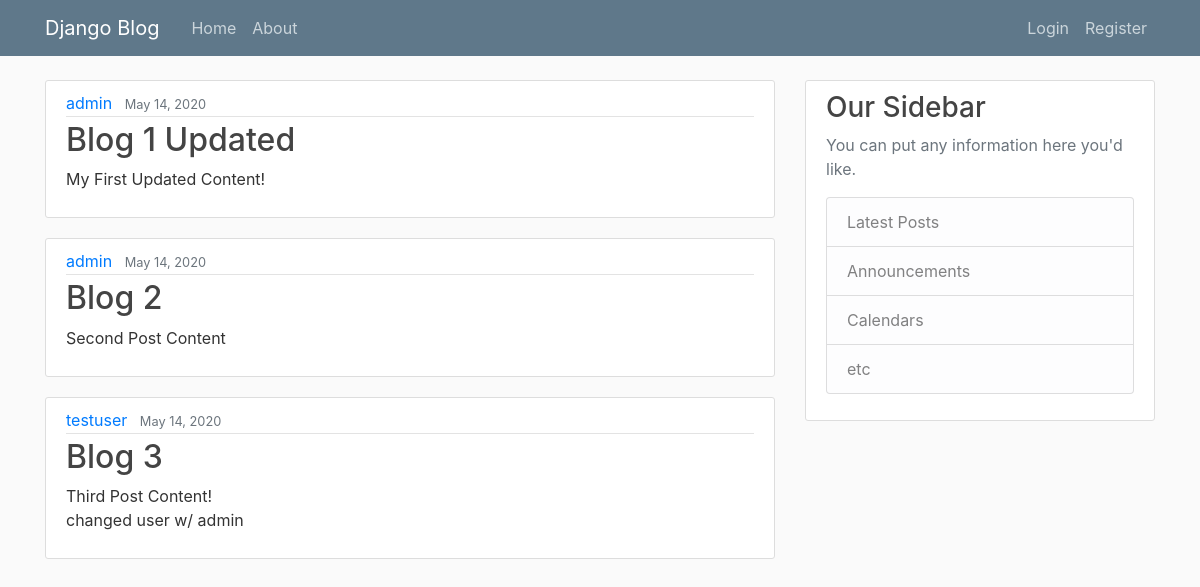
The page / on the database its author committed.
### blog/models.py (models this page shows, shortened)
class Post(models.Model):
    title = models.CharField(max_length=100)
    content = models.TextField()
    date_posted = models.DateTimeField(default=timezone.now)
    author = models.ForeignKey(User, on_delete=models.CASCADE)

### blog/views.py (the view)
# urls.py: path('', views.home, name='blog-home'),
def home(request):
    context = {
        'posts': Post.objects.all()
    }
    return render(request, 'blog/home.html', context)

### templates/blog/home.html
{% extends 'blog/base.html' %}
{%block content%}
{% for post in posts %}
<article class="media content-section">
    <div class="media-body">
        <div class="article-metadata">
            <a class="mr-2" href="#">{{ post.author }}</a>
            <small class="text-muted">{{ post.date_posted|date:"F d, Y" }}</small>
        </div>
        <h2><a class="article-title" href="#">{{ post.title }}</a></h2>
        <p class="article-content">{{ post.content }}</p>
    </div>
</article>
{% endfor %}
{%endblock content%}

### templates/blog/base.html (shortened to what this page needs)
{% load static %}
<!DOCTYPE html>
<html lang="en">
<head>
    <link rel="stylesheet" href="https://stackpath.bootstrapcdn.com/bootstrap/4.5.0/css/bootstrap.min.css"
>
    <link rel="stylesheet" type="text/css" href="{% static 'blog/main.css' %}">
</head>
<body>
    <header class="site-header">
        <nav class="navbar navbar-expand-md navbar-dark bg-steel fixed-top">
            <div class="container">
                <a class="navbar-brand mr-4" href="{% url 'blog-home' %}">Django Blog</a>
                <div class="collapse navbar-collapse" id="navbarToggle">
                    <div class="navbar-nav mr-auto">
                        <a class="nav-item nav-link" href="{% url 'blog-home' %}">Home</a>
                        <a class="nav-item nav-link" href="{% url 'blog-about' %}">About</a>
                    </div>
                    <div class="navbar-nav">
                        <a class="nav-item nav-link" href="{% url 'login' %}">Login</a>
                        <a class="nav-item nav-link" href="{% url 'register' %}">Register</a>
                    </div>
                </div>
            </div>
        </nav>
    </header>
    <main role="main" class="container">
        <div class="row">
            <div class="col-md-8">
                {% block content %}{% endblock %}
            </div>
            <div class="col-md-4">
                <div class="content-section">
                    <h3>Our Sidebar</h3>
                    <p class='text-muted'>You can put any information here you'd like.
                        <ul class="list-group">
                            <li class="list-group-item list-group-item-light">Latest Posts</li>
                            <li class="list-group-item list-group-item-light">Announcements</li>
                            <li class="list-group-item list-group-item-light">Calendars</li>
                            <li class="list-group-item list-group-item-light">etc</li>
                        </ul>
                    </p>
                </div>
            </div>
    </main>
</body>
</html>

### blog/static/blog/main.css (style rules this page uses)
body { background: #fafafa; color: #333333; margin-top: 5rem; }
h1, h2, h3, h4, h5, h6 { color: #444444; }
ul { margin: 0; }
.bg-steel { background-color: #5f788a; }
.site-header .navbar-nav .nav-link { color: #cbd5db; }
.content-section { background: #ffffff; padding: 10px 20px; border: 1px solid #dddddd; border-radius: 3px; margin-bottom: 20px; }
.article-title { color: #444444; }
.article-content { white-space: pre-line; }
.article-metadata { padding-bottom: 1px; margin-bottom: 4px; border-bottom: 1px solid #e3e3e3 }

### rows shown on the page
Post: author "admin", date_posted "May 14, 2020", title "Blog 1 Updated", content "My First Updated Content!"
Post: author "admin", date_posted "May 14, 2020", title "Blog 2", content "Second Post Content"
Post: author "testuser", date_posted "May 14, 2020", title "Blog 3", content "Third Post Content! changed user w/ admin"
